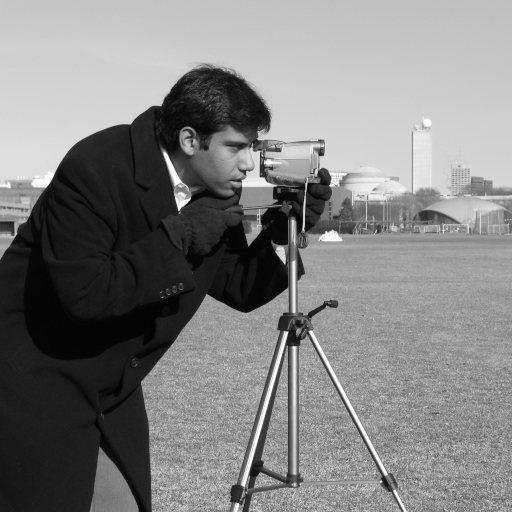
#> input picture skimage.data.camera(), 512 x 512 px
$ jupyter execute --allow-errors 10_HomographyProjections.ipynb   (shell and % lines are left out)
#> lines starting #> are read from the running program, lines starting #| are printed output that depends on the picture
# CSCI E-25
## Homography and Projection
### Steve Elston

## Introduction

Transformation or projection of images is a fundamental and essential method in computer vision. Many CV applications, such as image stitching and stereo vision, require projection methods.

In these exercises our primary focus is on projection using the extrinsic matrix. You will apply three types of commonly used extrinsic and one intrinsic transformation to an image:
1. **Euclidean**, rotation and translation.
2. **Similarity**, rotation, translation and scale.
3. **Affine**,  rotation, translation, scale and shear.
4. **Projective**, a general transformation for camera pose.
5. **Intrinsic camera parameters**, focal length.

Before starting the exercises execute the code in the cell below to import the required packages.

[cell 1]
import skimage
from skimage import data
from skimage.filters.rank import equalize
import skimage.filters as skfilters
import skimage.morphology as morphology
import skimage.transform as transform
from skimage.color import rgb2gray
from skimage import exposure
from skimage.draw import circle_perimeter, polygon_perimeter
from PIL import Image
import numpy as np
import math
import matplotlib.pyplot as plt

## Load and Prepare the Image

For these exercises you will work with a gray scale image. Execute the code in the cell below to load the image and display it.

[cell 2]
def plot_grayscale(img, h=6, ax=None):
    if ax is None:
        plt.figure(figsize=(h, h))
        _=plt.imshow(img, cmap=plt.get_cmap('gray'))
    else:
         _=ax_i.imshow(img, cmap=plt.get_cmap('gray'))


camera_image = data.camera()
#> camera_image is the input picture: shape (512, 512); min 0, max 255, mean 129.1
print('Image size = ' + str(camera_image.shape))
#| Image size = (512, 512)
plot_grayscale(camera_image)
plt.show()

To make the process of visualizing the transformations of image easier a dark margin will be added to the image. Execute the code in the cell below to place the image on the background and to display the result.

[cell 3]
half_margin = 256
background = np.zeros((camera_image.shape[0] + 2*half_margin, camera_image.shape[1] + 2*half_margin)).astype('int')
print('Shape of the background = ' + str(background.shape))
#| Shape of the background = (1024, 1024)

camera_image_background = background
#camera_image_background[2*half_margin:camera_image_background.shape[0], 0:camera_image_background.shape[1]-2*half_margin] = camera_image
camera_image_background[half_margin:camera_image_background.shape[0] - half_margin, half_margin:camera_image_background.shape[1]-half_margin] = camera_image
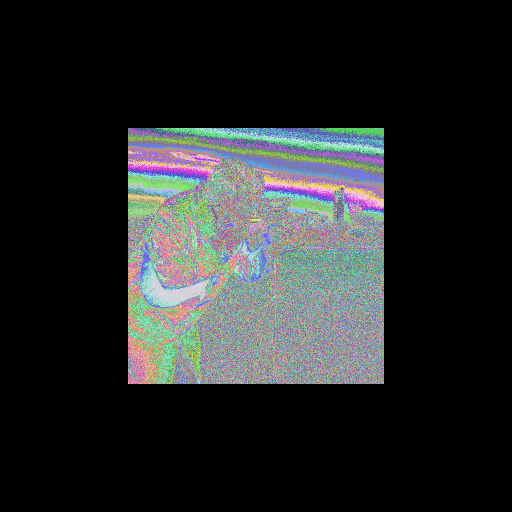
#> camera_image_background: shape (1024, 1024) int64 (shown at 1/2 size); 256 distinct labels, from 0 to 255; one colour per label, 0 black
plot_grayscale(camera_image_background)
plt.show()

> **Note:** Unless otherwise specified, use this gray scale image of the photographer where specified in the following exercises.

To demonstrate these principles execute the code in the cell below to create an image with some simple geometric shapes.

[cell 4]
## Create a blank image
synthetic_image = np.zeros((1024, 1024), dtype=np.uint8)\
## Add a circle
rr, cc = circle_perimeter(512, 512, 196)
synthetic_image[rr, cc] = 1
rr, cc = circle_perimeter(512, 512, 195)
synthetic_image[rr, cc] = 1
## Add a square
rr, cc = polygon_perimeter([256, 256, 768, 768], [256, 768, 768, 256])
synthetic_image[rr, cc] = 1
rr, cc = polygon_perimeter([255, 255, 767, 767], [255, 767, 767, 255])
synthetic_image[rr, cc] = 1
## Display the results
plot_grayscale(synthetic_image)
plt.show()
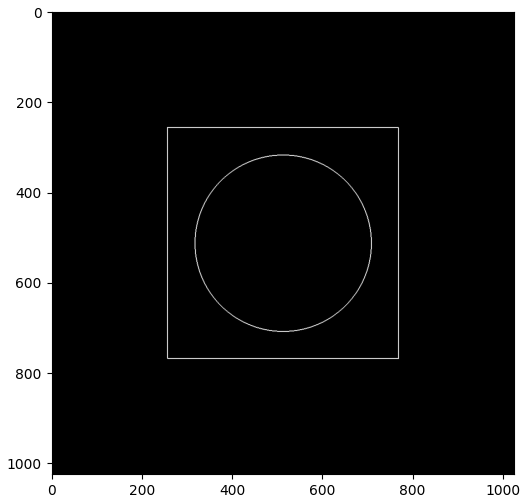
#> figure drawn by matplotlib, 1 panel

## Euclidean Transformation

The Euclidean transformation involves only rotation and translation. The shape of objects is preserved by the Euclidean transformation.

The code in the cell below applies both translation and rotation to the geometric shape image. The Execute this code and examine the results.

> **Exercise 10-1:** You will now apply the Euclidean transformation to the synthetic image and then the real image. This operation involves applying a rotation and translation to the image plane. Follow the numbered steps.
> 1. To start, you will complete the function in the cell below. The function will return a $3 x 3$ Numpy array for the Euclidean transform.

#> (a cell that did not finish here is left out)

> 2. Execute the code in the cell below.
>
> **Important Note:** Notice that the second argument of the warp functuion is an *inverse map*. This convention makes sense for many CV tasks, such as image stitching and stereo vision, where one must apply the inverse transform to an image to recify it with the coordinates of a reference image. This means that some values of transform matrix will need to be modified to account for the way the transformaiton in applied by this function. Which transformation variables using an inverse affects depends on which side of the image plane the observer is viewing. For these exercises, we assome the observer is looking at the image plane from the side with the images in the scene. We maintain the right-handed coordinate system convention from this point of view.

[cell 6]
n_pix = 512.0
_, ax = plt.subplots(1,2, figsize=(10, 5))
ax = ax.flatten()
theta = [-math.pi/16.0, math.pi/8.0]
#> (the rest of this cell did not finish here and is left out)

> Answer the following questions:
> Q1. Does the roation angle appear correct for both case and why given the right-handed coordinate system?
> Q2. Which aspect? of the rectangle shape are preseved by this transform? In other words, why is the Euclidean transformation consider ridgid body motion.
> Q3. Explain why the x and y translations computed above keep shapes at the center of the images in the right-handed coordinate system. Pay attention to the sign of the translation compoenents, keeping in mind the origin of the coordiate system is at the upper left of the image.

> **Answers:**
> Q1.
> Q2.
> Q3.

> 3. Apply the second transformation matrix to the image of the photographer and display the result.

#> (a cell that did not finish here is left out)

> Q4. Is the transformation of the photographer image consistent with the transformation of the geometric shape image and is this expected?

> **Answer:**

> 4. Finally, you can check your transformation matrix by using the [skimage.transform.EuclideanTransform](https://scikit-image.org/docs/stable/api/skimage.transform.html#skimage.transform.EuclideanTransform) function, using the rotation angle and translation vector for the second example. Compute and display the transformation matrix.

[cell 8]
## Put your code below

> Q5. Compare the transformation matrix comptued with the function you created with the one created with the Scikit image functuion. Are they identical as is this expected?
> **End of exercise.**

> **Answer:**

Here is an additonal experiment with the translation vector.

[cell 9]
n_pix = 512.0
_, ax = plt.subplots(2,2, figsize=(10, 10))
ax = ax.flatten()
theta = [0.0,0.0,0.0,0.0]
translation_array = np.array([[0.0,0.0],
              [100.0,0.0],
              [0.0,100.0],
              [100.0,100.0]])
#> (the rest of this cell did not finish here and is left out)

## Similarity Transform

You will now extend the generality of the transformation by adding a change of scale. A similarity transformation can perform rotation, translation as well as scale. Like the Euclidean transform, the similarity transform parallel lines and angles.

> **Exercise 10-2:**  You will now do the following to explore the properties of the similarity transform:
> 1. Complete the `similarity`function in the cell below to compute and return the following.
>    a. Use the `euclidean` function you created in Exercise 1 to compute the $3 x 3$ Euclidiean transformation matrix.
>    b. Create a $3 x 3$ scale transform as a Numpy array with the **inverse** x axis and y axis scale factors as the first two diagonal elements, 1.0 as the final diagonal element, and 0s everywhere else. The inverse of the scale is required since the [skimage.transform.warp](https://scikit-image.org/docs/stable/api/skimage.transform.html#skimage.transform.warp) function expects the inverse.
>    c. Use [numpy.dot](https://numpy.org/doc/stable/reference/generated/numpy.dot.html) function to multiply the Euclidean matrix (second argument) by the scale matrix (first argument). The order of the multiplication will mater.
> 2. Execute the code.

#> (a cell that did not finish here is left out)

> Now, answer the following questions:
> Q1: Notice the x and y axis scaling of the geometric shapes. Are the images as expected given the two scalings and why?
> Q2: What properties of the rectangle are preseved by these transformations?
> Q3: Noice that y translation has changed for the first case. How can you expalain this change, keeping in mind that we are computing the inverse transform?

> **Answers:**
> Q1:
> Q2:
> Q3:

> 4. Apply the second transformation matrix to the image of the photographer and display the result.

#> (a cell that did not finish here is left out)

> Q4. Is the transformation of the photograper image consistent with the geometric image and is this expected?
> **End of exercise.**

> **Answer:**

> **Exercise 10-3:** One can use negative scaling with a similarity transform to create flipped images about an axis, e.g. mirror images. This appraoch can be quite useful in creating augmented datasets, and can be combined with rotaion, scaling, etc. to create additonal training examples. You will now complete the code in the cell below to display three cases:
> 1. Flip around the vertical axis with no rotation and maintaining scale.
> 2. Flip around the horizontal axis with no rotation and maintaining scale.
> 3. Flip around both axes with no rotation and maintaining scale.

[cell 12]
translate = np.array([[-1024, 0],[0, -1024],[-1024, -1024]])
## Complete the code required to create mirror image


_, ax = plt.subplots(2,2, figsize=(10, 10))
ax = ax.flatten()
ax[-1].set_visible(False)
#> (the rest of this cell did not finish here and is left out)

> **End of Exercise**

## Affine Transform

Continuing to generalize the transformation you will now add a shear factor to the transformation. An affine transformation can perform rotation, translation, scaling and shear. The affine transformation preserves parallel lines.

> **Exercise 10-4:**  You will now do the following to explore the properties of the affine transform following these steps
> 1. Complete the `affine`function in the cell below to compute and return the following.
>    a. Use the `similarity` function you created in Exercise 2 to compute the $3 x 3$ similarity transformation matrix.
>    b. Create a $3 x 3$ shear transform as a Numpy array with $tan(\gamma)$ on the first two off-diagonal elements.
>    c. Use [numpy.dot](https://numpy.org/doc/stable/reference/generated/numpy.dot.html) function to multiply the similarity matrix (second argument) by the shear matrix (first argument). The order of the multiplication will mater.
> 2. Execute the code in the cell below.

#> (a cell that did not finish here is left out)

> Examine these results and anser the following questions.
> Q1. Examine the shear applied to rectangle. Are the shapes as expected from the shear applied and why?
> Q2. What properties of the rectangle have been preserved by these transformations?

> **Answers:**
> Q1.
> Q2.

> 3. Apply the second affine transform matrix to the photograph of the photographer and display the result.

#> (a cell that did not finish here is left out)

> **End of Exercise**

## Working with the Intrinsic Matrix

Up until now, you have been working only with the **extrinsic transformation matrix**, which defines the projection from one plan onto another plane, with the same camera center. The extrinsic properties of are also known as **camera pose**. These transformations do not account for inernal camera parameters.

The **intrinsic matrix** is used to model camera specific characteristics. Here we will only deal with one camera parameter, the focal length. Focal length is typically denoted $[f_x, f_y]$, for the x and y components, which can be independent. The differences in x and y can arrise for a number of reasons, such as asymmetry of the camera sensor.

It is often easier to work with the inverse of focal length:

$$\Bigg[\frac{1}{f_x},\frac{1}{f_x} \Bigg] = [\phi_x, \phi_y]$$

In Cartesian coordinates, for a basic pinhole camera the object location, $[x,y,w]$, maps to the $[x,y]$ location on the image plane by the following relationships:

$$[x,y] = \Bigg[\frac{u}{f_x\ w},\frac{v}{f_x\ w} \Bigg]= \Bigg[\frac{\phi_x\ u}{w},\frac{\phi_y\ v}{w} \Bigg]$$

> **Exercise 10-5:** You will now apply an intrinsic matrix for two different camera focal lengths by the following steps:
> 1. Define a Numpy intrinsic matrix in homogeneous coordinates with focal length $[f_x, f_y]=[0.5, 0.5]$, array offset of 0, and skew correction of 0.
> 2. Define a Numpy extrinsic transform matrix in homogeneous coordinates using the `affine` function you created in Exercise 3 with rotation $\theta= 0$, translation $= [-512,-512]$, scaling $=[1.0,1.0]$, and shear $[0.0,0.0]$.
> 3. Perform matrix multiplication between the extrinsic matrix (first argument) by the intrinsic matrix (second argument) using [numpy.dot](https://numpy.org/doc/stable/reference/generated/numpy.dot.html).
> 4. Print the resulting product of the transformation matrices.
> 5. Apply the resulting transformation product to the image of the photographer and display the result.

#> (a cell that did not finish here is left out)

> 6. Define a Numpy intrinsic matrix in homogeneous coordinates with focal length $[f_x, f_y]=[2.0, 2.0]$, array offset of 0, and skew correction of 0.
> 7. Define a Numpy extrinsic transform matrix in homogeneous coordinates using the `affine` function you created in Exercise 3 with rotation $\theta= 0$, translation $= [256,256]$, scaling $=[1.0,1.0]$, and shear $[0.0,0.0]$.
> 8. Perform matrix multiplication between the extrinsic matrix (first argument) by the intrinsic matrix (second argument) using [numpy.dot](https://numpy.org/doc/stable/reference/generated/numpy.dot.html).
> 9. Print the resulting product of the transformation matrices.
> 10. Apply the resulting transformation product to the image of the photographer and display the result.

#> (a cell that did not finish here is left out)

> In one or two sentences expain the relationship you observe between focal length and field of view on the image plane and how do you think this effect relates to wide angle and telephoto camera lenses?
> **End of exercise**.

> **Answers:**

## Projective transform

All of the transforms we have worked on so far require the optical center to be at the same location. In other words, the perspective point is unchanged. Projective transforms are the most general planar transformations. Here we will only deal with some simple examples, planar transformations that are equivalent to changing the camera position or perspective point. This transformation or homography, $mathcal{H}$, can be expressed:

$$\mathcal{H} = H_P H_A H_S H_E$$
Where,
$H_E =$ the Euclidean transform matrix.
$H_S =$ the similarity transform matrix.
$H_A =$ the affine transform matrix.

For the planar case, we will formulate the projective transform, $H_P$, to incorporate two additional degrees of freedom,
- $\theta_x$, rotation about the $x$ axis, and
- $\theta_y$, rotation about the $y$ axis.
$$H_P = \begin{bmatrix}
   1  & 0 & 0 \\
    0  & cos(\theta_x) & sin(\theta_x) \\
    0  & -sin(\theta_x) & cos(\theta_x)
\end{bmatrix}
\begin{bmatrix}
   cos(\theta_y)  & 0 & -sin(\theta_y) \\
    0  & 1 & 0 \\
    sin(\theta_y)  & 0 & cos(\theta_y)
\end{bmatrix}
$$
$$
=
\begin{bmatrix}
   cos(\theta_y)  & 0 & -sin(\theta_y) \\
    sin(\theta_x) sin(\theta_y)  & cos(\theta_x) & sin(\theta_x) cos(\theta_y) \\
    cos(\theta_x) sin(\theta_y)  & -sin(\theta_x) & cos(\theta_x) cos(\theta_y)
\end{bmatrix}
$$

For the following exercise you will work with a picture of a building from a street width view. To load and prepare this image execute the code in the cell below.

[cell 17]
building = Image.open('../datafiles/Building4.JPG')
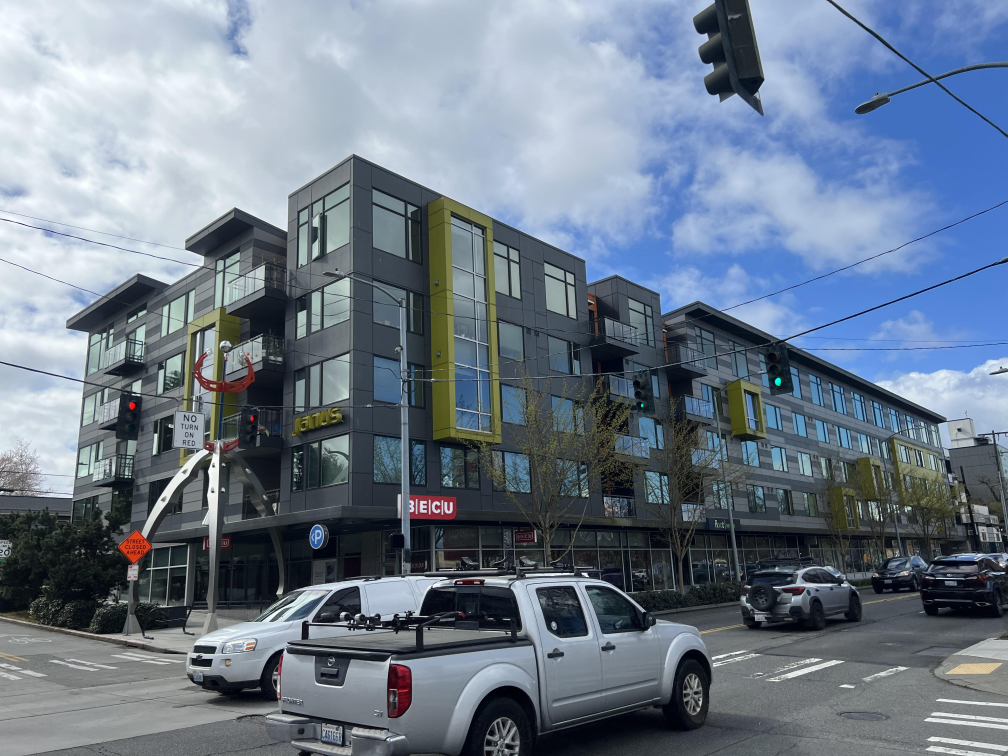
#> input picture datafiles/Building4.jpg, 4032 x 3024 px, found by its file name (shown at 1/4 size)
#> building is the input picture: PIL image 4032x3024 RGB; mean R, G, B 110.2, 123.3, 139.2
building = np.array(building)
print('Iinital image shape = ' + str(building.shape))
#| Iinital image shape = (3024, 4032, 3)

building = rgb2gray(building)
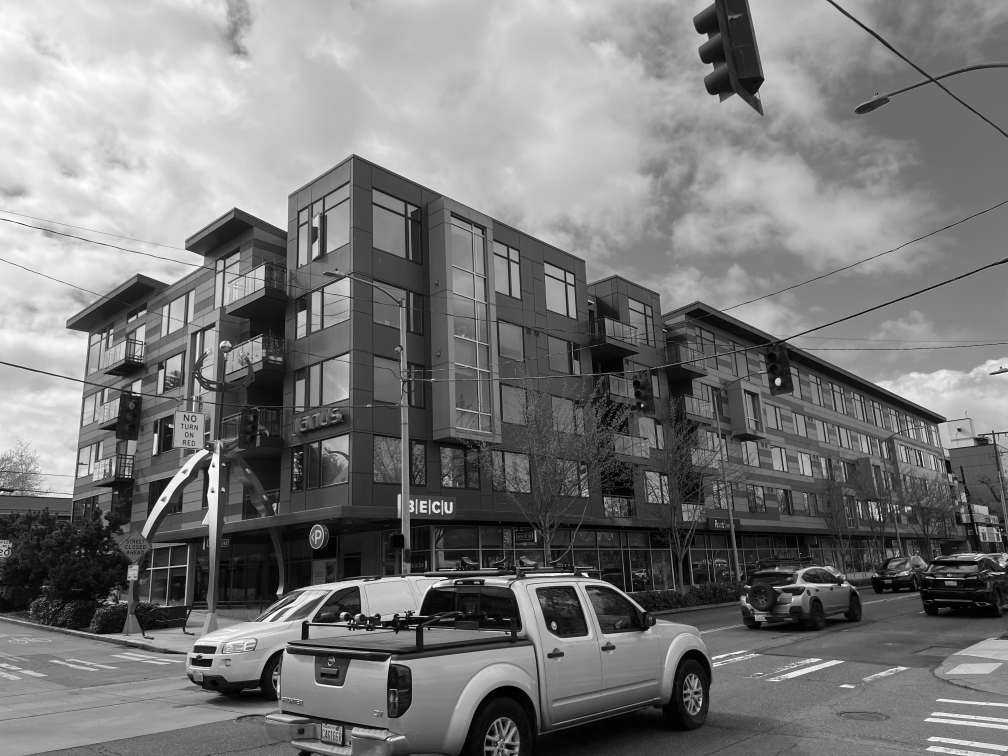
#> building: shape (3024, 4032) float64 (shown at 1/4 size); min 0, max 1, mean 0.477
building = transform.resize(building, (300,400))
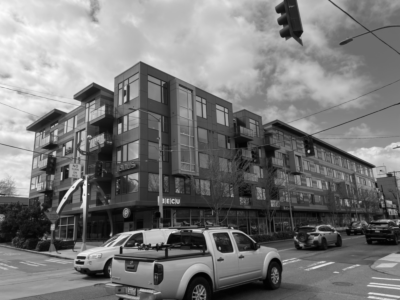
#> building: shape (300, 400) float64; min 0.00625, max 0.992, mean 0.477
print('Final image shape = ' + str(building.shape))
#| Final image shape = (300, 400)

plot_grayscale(building)
plt.show()
